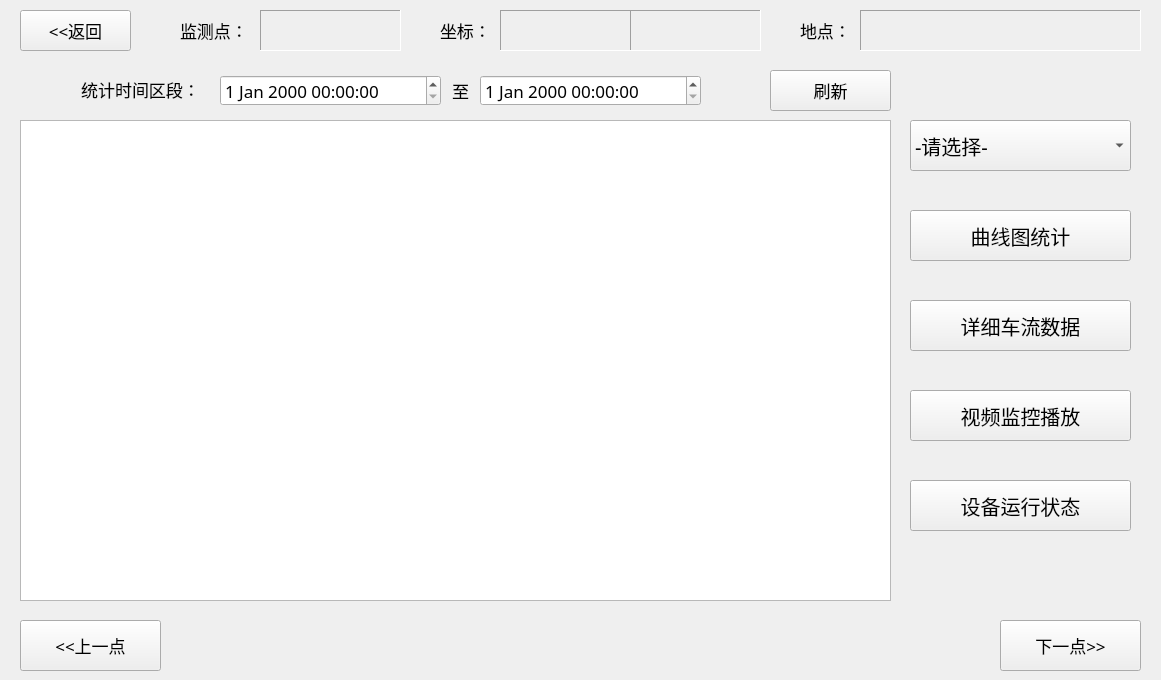
<?xml version="1.0" encoding="UTF-8"?>
<ui version="4.0">
 <class>Widget2</class>
 <widget class="QWidget" name="Widget2">
  <property name="geometry">
   <rect>
    <x>0</x>
    <y>0</y>
    <width>1161</width>
    <height>680</height>
   </rect>
  </property>
  <property name="windowTitle">
   <string>Form</string>
  </property>
  <widget class="QLabel" name="PointNum">
   <property name="geometry">
    <rect>
     <x>260</x>
     <y>10</y>
     <width>141</width>
     <height>41</height>
    </rect>
   </property>
   <property name="font">
    <font>
     <pointsize>13</pointsize>
    </font>
   </property>
   <property name="frameShape">
    <enum>QFrame::Panel</enum>
   </property>
   <property name="frameShadow">
    <enum>QFrame::Sunken</enum>
   </property>
   <property name="text">
    <string/>
   </property>
   <property name="alignment">
    <set>Qt::AlignCenter</set>
   </property>
  </widget>
  <widget class="QLabel" name="label_4">
   <property name="geometry">
    <rect>
     <x>440</x>
     <y>10</y>
     <width>61</width>
     <height>41</height>
    </rect>
   </property>
   <property name="font">
    <font>
     <family>幼圆</family>
     <pointsize>13</pointsize>
    </font>
   </property>
   <property name="text">
    <string>坐标：</string>
   </property>
  </widget>
  <widget class="QLabel" name="longit">
   <property name="geometry">
    <rect>
     <x>500</x>
     <y>10</y>
     <width>131</width>
     <height>41</height>
    </rect>
   </property>
   <property name="font">
    <font>
     <pointsize>13</pointsize>
    </font>
   </property>
   <property name="frameShape">
    <enum>QFrame::Panel</enum>
   </property>
   <property name="frameShadow">
    <enum>QFrame::Sunken</enum>
   </property>
   <property name="text">
    <string/>
   </property>
   <property name="alignment">
    <set>Qt::AlignCenter</set>
   </property>
  </widget>
  <widget class="QLabel" name="label_8">
   <property name="geometry">
    <rect>
     <x>60</x>
     <y>69</y>
     <width>161</width>
     <height>41</height>
    </rect>
   </property>
   <property name="font">
    <font>
     <family>幼圆</family>
     <pointsize>13</pointsize>
    </font>
   </property>
   <property name="text">
    <string>统计时间区段：</string>
   </property>
   <property name="alignment">
    <set>Qt::AlignCenter</set>
   </property>
  </widget>
  <widget class="QLabel" name="label_12">
   <property name="geometry">
    <rect>
     <x>770</x>
     <y>10</y>
     <width>31</width>
     <height>41</height>
    </rect>
   </property>
   <property name="styleSheet">
    <string notr="true">image: url(:/new/con1/WeiZhi.png);</string>
   </property>
   <property name="text">
    <string/>
   </property>
  </widget>
  <widget class="QPushButton" name="pushButton_5">
   <property name="geometry">
    <rect>
     <x>20</x>
     <y>10</y>
     <width>111</width>
     <height>41</height>
    </rect>
   </property>
   <property name="font">
    <font>
     <family>幼圆</family>
     <pointsize>13</pointsize>
    </font>
   </property>
   <property name="text">
    <string>&lt;&lt;返回</string>
   </property>
  </widget>
  <widget class="QLabel" name="label_6">
   <property name="geometry">
    <rect>
     <x>800</x>
     <y>10</y>
     <width>61</width>
     <height>41</height>
    </rect>
   </property>
   <property name="font">
    <font>
     <family>幼圆</family>
     <pointsize>13</pointsize>
    </font>
   </property>
   <property name="text">
    <string>地点：</string>
   </property>
  </widget>
  <widget class="QDateTimeEdit" name="begin">
   <property name="geometry">
    <rect>
     <x>220</x>
     <y>75</y>
     <width>221</width>
     <height>31</height>
    </rect>
   </property>
   <property name="font">
    <font>
     <family>幼圆</family>
     <pointsize>13</pointsize>
    </font>
   </property>
  </widget>
  <widget class="QDateTimeEdit" name="end">
   <property name="geometry">
    <rect>
     <x>480</x>
     <y>75</y>
     <width>221</width>
     <height>31</height>
    </rect>
   </property>
   <property name="font">
    <font>
     <family>幼圆</family>
     <pointsize>13</pointsize>
    </font>
   </property>
  </widget>
  <widget class="QLabel" name="label_13">
   <property name="geometry">
    <rect>
     <x>20</x>
     <y>70</y>
     <width>41</width>
     <height>41</height>
    </rect>
   </property>
   <property name="styleSheet">
    <string notr="true">image: url(:/new/prefix1/ShiJian.png);</string>
   </property>
   <property name="text">
    <string/>
   </property>
  </widget>
  <widget class="QLabel" name="latit">
   <property name="geometry">
    <rect>
     <x>630</x>
     <y>10</y>
     <width>131</width>
     <height>41</height>
    </rect>
   </property>
   <property name="font">
    <font>
     <pointsize>13</pointsize>
    </font>
   </property>
   <property name="frameShape">
    <enum>QFrame::Panel</enum>
   </property>
   <property name="frameShadow">
    <enum>QFrame::Sunken</enum>
   </property>
   <property name="text">
    <string/>
   </property>
   <property name="alignment">
    <set>Qt::AlignCenter</set>
   </property>
  </widget>
  <widget class="QComboBox" name="comboBox">
   <property name="geometry">
    <rect>
     <x>910</x>
     <y>120</y>
     <width>221</width>
     <height>51</height>
    </rect>
   </property>
   <property name="font">
    <font>
     <family>幼圆</family>
     <pointsize>15</pointsize>
    </font>
   </property>
   <item>
    <property name="text">
     <string>-请选择-</string>
    </property>
   </item>
   <item>
    <property name="text">
     <string>车流统计</string>
    </property>
    <property name="icon">
     <iconset resource="icons.qrc">
      <normaloff>:/new/con1/Che.png</normaloff>:/new/con1/Che.png</iconset>
    </property>
   </item>
   <item>
    <property name="text">
     <string>人流统计</string>
    </property>
    <property name="icon">
     <iconset resource="icons.qrc">
      <normaloff>:/new/con1/Ren.png</normaloff>:/new/con1/Ren.png</iconset>
    </property>
   </item>
  </widget>
  <widget class="QLabel" name="label_10">
   <property name="geometry">
    <rect>
     <x>150</x>
     <y>10</y>
     <width>31</width>
     <height>41</height>
    </rect>
   </property>
   <property name="styleSheet">
    <string notr="true">image: url(:/new/con1/LuZhuang.png);</string>
   </property>
   <property name="text">
    <string/>
   </property>
  </widget>
  <widget class="QLabel" name="label_9">
   <property name="geometry">
    <rect>
     <x>440</x>
     <y>70</y>
     <width>41</width>
     <height>41</height>
    </rect>
   </property>
   <property name="font">
    <font>
     <family>幼圆</family>
     <pointsize>13</pointsize>
    </font>
   </property>
   <property name="text">
    <string>至</string>
   </property>
   <property name="alignment">
    <set>Qt::AlignCenter</set>
   </property>
  </widget>
  <widget class="QLabel" name="label_11">
   <property name="geometry">
    <rect>
     <x>410</x>
     <y>10</y>
     <width>31</width>
     <height>41</height>
    </rect>
   </property>
   <property name="styleSheet">
    <string notr="true">image: url(:/new/con1/ZuoBiao.png);</string>
   </property>
   <property name="text">
    <string/>
   </property>
  </widget>
  <widget class="QLabel" name="pos">
   <property name="geometry">
    <rect>
     <x>860</x>
     <y>10</y>
     <width>281</width>
     <height>41</height>
    </rect>
   </property>
   <property name="font">
    <font>
     <pointsize>13</pointsize>
    </font>
   </property>
   <property name="frameShape">
    <enum>QFrame::Panel</enum>
   </property>
   <property name="frameShadow">
    <enum>QFrame::Sunken</enum>
   </property>
   <property name="text">
    <string/>
   </property>
   <property name="alignment">
    <set>Qt::AlignCenter</set>
   </property>
  </widget>
  <widget class="QLabel" name="label">
   <property name="geometry">
    <rect>
     <x>180</x>
     <y>10</y>
     <width>81</width>
     <height>41</height>
    </rect>
   </property>
   <property name="font">
    <font>
     <family>幼圆</family>
     <pointsize>13</pointsize>
    </font>
   </property>
   <property name="text">
    <string>监测点：</string>
   </property>
  </widget>
  <widget class="QTableWidget" name="tableWidget">
   <property name="geometry">
    <rect>
     <x>20</x>
     <y>120</y>
     <width>871</width>
     <height>481</height>
    </rect>
   </property>
  </widget>
  <widget class="QPushButton" name="last">
   <property name="geometry">
    <rect>
     <x>20</x>
     <y>620</y>
     <width>141</width>
     <height>51</height>
    </rect>
   </property>
   <property name="font">
    <font>
     <family>幼圆</family>
     <pointsize>13</pointsize>
    </font>
   </property>
   <property name="text">
    <string>&lt;&lt;上一点</string>
   </property>
  </widget>
  <widget class="QPushButton" name="next">
   <property name="geometry">
    <rect>
     <x>1000</x>
     <y>620</y>
     <width>141</width>
     <height>51</height>
    </rect>
   </property>
   <property name="font">
    <font>
     <family>幼圆</family>
     <pointsize>13</pointsize>
    </font>
   </property>
   <property name="text">
    <string>下一点&gt;&gt;</string>
   </property>
  </widget>
  <widget class="QPushButton" name="chart">
   <property name="geometry">
    <rect>
     <x>910</x>
     <y>210</y>
     <width>221</width>
     <height>51</height>
    </rect>
   </property>
   <property name="font">
    <font>
     <family>幼圆</family>
     <pointsize>15</pointsize>
    </font>
   </property>
   <property name="text">
    <string>曲线图统计</string>
   </property>
   <property name="icon">
    <iconset resource="icons.qrc">
     <normaloff>:/new/con1/QuXian.png</normaloff>:/new/con1/QuXian.png</iconset>
   </property>
   <property name="iconSize">
    <size>
     <width>30</width>
     <height>30</height>
    </size>
   </property>
  </widget>
  <widget class="QPushButton" name="data">
   <property name="geometry">
    <rect>
     <x>910</x>
     <y>300</y>
     <width>221</width>
     <height>51</height>
    </rect>
   </property>
   <property name="font">
    <font>
     <family>幼圆</family>
     <pointsize>15</pointsize>
    </font>
   </property>
   <property name="text">
    <string>详细车流数据</string>
   </property>
   <property name="icon">
    <iconset resource="icons.qrc">
     <normaloff>:/new/con1/ShuJu.png</normaloff>:/new/con1/ShuJu.png</iconset>
   </property>
   <property name="iconSize">
    <size>
     <width>30</width>
     <height>30</height>
    </size>
   </property>
  </widget>
  <widget class="QPushButton" name="video">
   <property name="geometry">
    <rect>
     <x>910</x>
     <y>390</y>
     <width>221</width>
     <height>51</height>
    </rect>
   </property>
   <property name="font">
    <font>
     <family>幼圆</family>
     <pointsize>15</pointsize>
    </font>
   </property>
   <property name="text">
    <string>视频监控播放</string>
   </property>
   <property name="icon">
    <iconset resource="icons.qrc">
     <normaloff>:/new/con1/ShiPing.png</normaloff>:/new/con1/ShiPing.png</iconset>
   </property>
   <property name="iconSize">
    <size>
     <width>30</width>
     <height>30</height>
    </size>
   </property>
  </widget>
  <widget class="QPushButton" name="equip">
   <property name="geometry">
    <rect>
     <x>910</x>
     <y>480</y>
     <width>221</width>
     <height>51</height>
    </rect>
   </property>
   <property name="font">
    <font>
     <family>幼圆</family>
     <pointsize>15</pointsize>
    </font>
   </property>
   <property name="text">
    <string>设备运行状态</string>
   </property>
   <property name="icon">
    <iconset resource="icons.qrc">
     <normaloff>:/new/con1/SheBei.png</normaloff>:/new/con1/SheBei.png</iconset>
   </property>
   <property name="iconSize">
    <size>
     <width>30</width>
     <height>30</height>
    </size>
   </property>
  </widget>
  <widget class="QPushButton" name="reset">
   <property name="geometry">
    <rect>
     <x>770</x>
     <y>70</y>
     <width>121</width>
     <height>41</height>
    </rect>
   </property>
   <property name="font">
    <font>
     <family>幼圆</family>
     <pointsize>13</pointsize>
    </font>
   </property>
   <property name="styleSheet">
    <string notr="true"/>
   </property>
   <property name="text">
    <string>刷新</string>
   </property>
   <property name="icon">
    <iconset resource="icons.qrc">
     <normaloff>:/new/con1/ShuaXin.png</normaloff>:/new/con1/ShuaXin.png</iconset>
   </property>
  </widget>
 </widget>
 <resources>
  <include location="icons.qrc"/>
 </resources>
 <connections/>
</ui>
